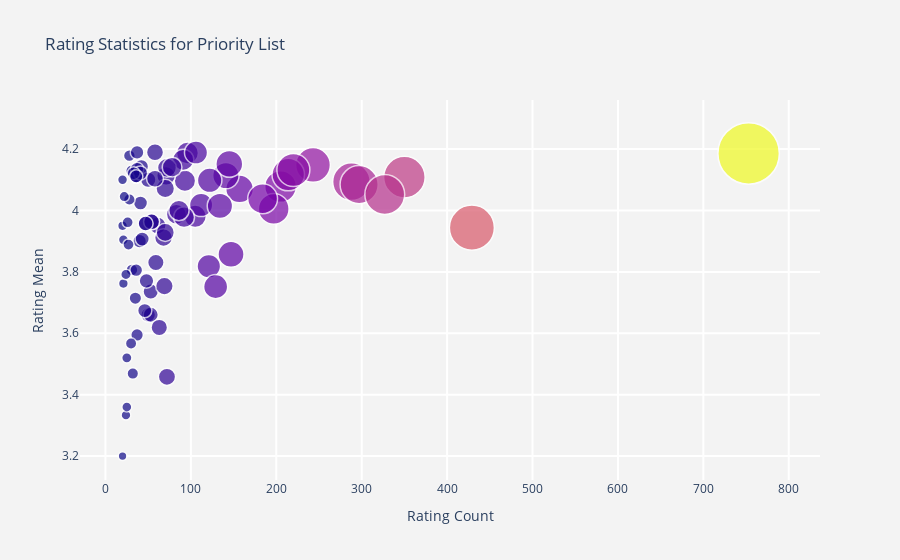

Here is the notebook cell this chart was saved with:
### Code cell
# A better visualization for exploration using plotly
import plotly.graph_objects as go
fig = go.Figure()
size = [20, 40, 60, 80, 100, 80, 60, 40, 20, 40]
fig = go.Figure(data=[go.Scatter(
    x=e1['R_count'],
    y=e1['R_mean'],
    text=e1['Clothing_ID'],
    mode='markers',
    marker=dict(
        size=e1['R_count']*e1['R_mean'],
        sizemode='area',
        sizeref=2.*max(size)/(60.*2),
        sizemin=4,
        line_width=1.5,
        color=e1['R_count']
    )
)])

fig.update_layout(
    title='Rating Statistics for Priority List',
    xaxis=dict(
        title='Rating Count',
        gridcolor='white',
        gridwidth=2,
    ),
    yaxis=dict(
        title='Rating Mean',
        gridcolor='white',
        gridwidth=2,
    ),
    paper_bgcolor='rgb(243, 243, 243)',
    plot_bgcolor='rgb(243, 243, 243)',
)
fig.show()

### Figure 1 — Plotly figure (JSON) as saved in the notebook; plotly's stock layout.template omitted (floating-point values rounded to 4 significant figures)
{"data": [{"marker": {"color": [21, 53, 61, 36, 105, 96, 93, 31, 112, 20, 157, 141, 205, 37, 59, 25, 50, 26, 71, 21, 288, 243, 145, 134, 121, 350, 429, 53, 54, 47, 54, 41, 68, 70, 28, 91, 122, 40, 31, 214, 20, 47, 83, 36, 70, 43, 50, 32, 36, 37, 20, 24, 72, 106, 42, 24, 37, 41, 33, 25, 197, 69, 46, 297, 63, 147, 72, 28, 129, 30, 92, 58, 220, 753, 327, 78, 86, 36, 184, 27, 58, 35, 48, 22], "line": {"width": 1.5}, "size": [79, 198, 241, 148, 418, 402, 381, 128, 450.0, 79, 639, 580, 836, 133, 226, 88, 183, 103, 292, 82, 1179, 1008, 602, 538, 462, 1438, 1692, 194, 214, 186, 214, 165, 266, 275, 117, 379, 500.0, 156, 118, 881.0, 64, 186, 331, 137, 285, 168, 205.0, 111, 148, 155, 82, 80, 298, 444.0, 174.0, 91, 153, 169, 136, 84, 789, 259, 169, 1213, 228, 567, 249, 113, 484, 107, 366, 238.0, 909, 3152, 1325, 323.0, 344, 148, 743.0, 105, 243.0, 130, 181, 89.0], "sizemin": 4, "sizemode": "area", "sizeref": 1.667}, "mode": "markers", "text": [817, 818, 819, 822, 823, 824, 825, 826, 830, 832, 833, 835, 836, 838, 840, 841, 844, 855, 857, 858, 860, 861, 864, 865, 866, 867, 868, 870, 871, 878, 879, 880, 881, 883, 898, 903, 909, 912, 921, 927, 929, 937, 941, 942, 945, 965, 974, 986, 995, 999, 1011, 1016, 1030, 1037, 1044, 1046, 1052, 1053, 1054, 1055, 1072, 1075, 1076, 1077, 1079, 1082, 1084, 1085, 1087, 1088, 1089, 1091, 1092, 1094, 1095, 1096, 1098, 1103, 1104, 1107, 1111, 1116, 1121, 1150], "type": "scatter", "x": [21, 53, 61, 36, 105, 96, 93, 31, 112, 20, 157, 141, 205, 37, 59, 25, 50, 26, 71, 21, 288, 243, 145, 134, 121, 350, 429, 53, 54, 47, 54, 41, 68, 70, 28, 91, 122, 40, 31, 214, 20, 47, 83, 36, 70, 43, 50, 32, 36, 37, 20, 24, 72, 106, 42, 24, 37, 41, 33, 25, 197, 69, 46, 297, 63, 147, 72, 28, 129, 30, 92, 58, 220, 753, 327, 78, 86, 36, 184, 27, 58, 35, 48, 22], "y": [3.762, 3.736, 3.951, 4.111, 3.981, 4.188, 4.097, 4.129, 4.018, 3.95, 4.07, 4.113, 4.078, 3.595, 3.831, 3.52, 3.66, 3.962, 4.113, 3.905, 4.094, 4.148, 4.152, 4.015, 3.818, 4.109, 3.944, 3.66, 3.963, 3.957, 3.963, 4.024, 3.912, 3.929, 4.179, 4.165, 4.098, 3.9, 3.806, 4.117, 3.2, 3.957, 3.988, 3.806, 4.071, 3.907, 4.1, 3.469, 4.111, 4.189, 4.1, 3.333, 4.139, 4.189, 4.143, 3.792, 4.135, 4.122, 4.121, 3.36, 4.005, 3.754, 3.674, 4.084, 3.619, 3.857, 3.458, 4.036, 3.752, 3.567, 3.978, 4.103, 4.132, 4.186, 4.052, 4.141, 4, 4.111, 4.038, 3.889, 4.19, 3.714, 3.771, 4.045]}], "layout": {"autosize": true, "paper_bgcolor": "rgb(243, 243, 243)", "plot_bgcolor": "rgb(243, 243, 243)", "title": {"text": "Rating Statistics for Priority List"}, "xaxis": {"autorange": true, "gridcolor": "white", "gridwidth": 2, "range": [-32.29, 848.3], "title": {"text": "Rating Count"}, "type": "linear"}, "yaxis": {"autorange": true, "gridcolor": "white", "gridwidth": 2, "range": [3.111, 4.418], "title": {"text": "Rating Mean"}, "type": "linear"}}}
